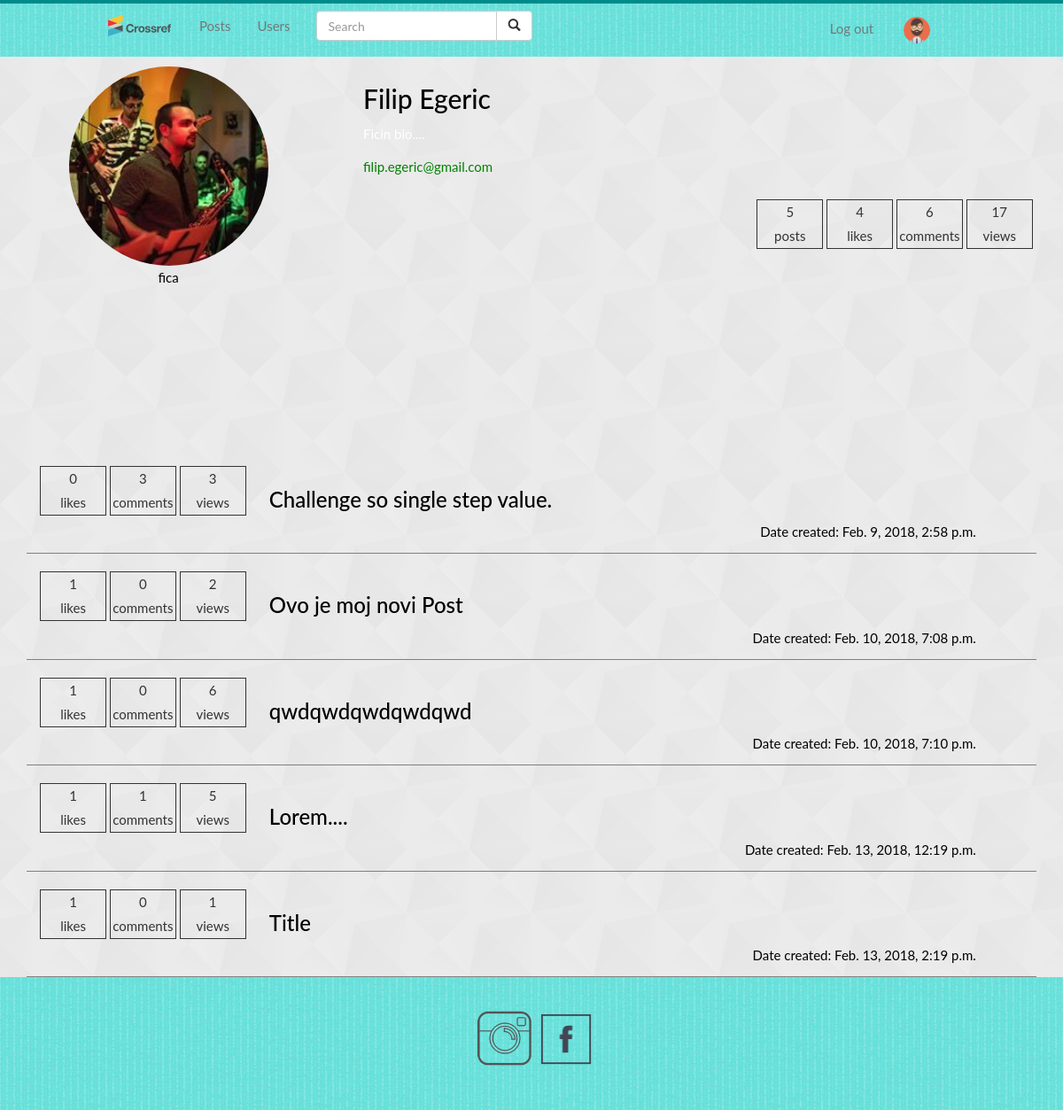
Page /users/2/ (signed in) on the committed database.
### users/models.py (models this page shows, shortened)
class UserDetails(models.Model):
    user = models.OneToOneField(User, on_delete=models.CASCADE)
    bio = models.TextField(max_length=500, blank=True)
    image = models.ImageField(upload_to='static/img', default='static/img/man.png')
    @property
    def no_of_likes(self):
        return sum(Post.objects.values_list('likes', flat=True).filter(user_id=self.user.pk))
    @property
    def no_of_comments(self):
        posts_by_user = Post.objects.values_list('id', flat=True).filter(user_id=self.user.pk)
        suma = 0
        for p in posts_by_user:
            temp = Comment.objects.filter(post_id=p).count()
            suma += temp
        return suma
    @property
    def no_of_views(self):
        return sum(Post.objects.values_list('views', flat=True).filter(user_id=self.user.pk))

### posts/models.py (models this page shows, shortened)
class Post(models.Model):
    title = models.CharField(max_length=255)
    body = models.TextField()
    deleted = models.BooleanField(default=False)
    likes = models.IntegerField(default=0)
    views = models.IntegerField(default=0)
    created_at = models.DateTimeField(auto_now_add=True)
    user_id = models.ForeignKey(User, on_delete=models.CASCADE)
    @property
    def number_of_comments(self):
        return Comment.objects.filter(post_id=self.pk).count()

### users/views.py (the view)
# urls.py: path('users/<int:pk>/', user, name='user'),
def user(request, pk):
    user = get_object_or_404(User, pk=pk)
    posts = Post.objects.filter(user_id=pk, deleted=False)
    form2 = SignInForm()
    if request.method == 'POST':
        form = EditProfileForm(request.POST, request.FILES)
        if form.is_valid() and form.cleaned_data['password'] == form.cleaned_data['confirm']:
            u = User.objects.get(id=request.user.pk)
            u.first_name = form.cleaned_data['first_name']
            u.last_name = form.cleaned_data['last_name']
            u.userdetails.bio = form.cleaned_data['bio']
            if form.cleaned_data['image'] is not None:
                u.userdetails.image = form.cleaned_data['image']
            u.set_password(form.cleaned_data['password'])
            u.save()
            update_session_auth_hash(request, u)
            messages.add_message(request, messages.INFO, "Profile edited!")
            return redirect('user', user.pk)
    else:
        form = EditProfileForm(initial={'first_name': user.first_name,
                                        'last_name': user.last_name,
                                        'bio': user.userdetails.bio})
    return render(request, 'user.html', {'user': user, 'posts': posts,
                                         'form': form, 'form2': form2,
                                         'title': user.username})

### users/forms.py
class EditProfileForm(forms.Form):
    first_name = forms.CharField()
    last_name = forms.CharField()
    bio = forms.CharField(widget=forms.Textarea())
    image = forms.ImageField(required=False)
    password = forms.CharField(widget=forms.PasswordInput())
    confirm = forms.CharField(widget=forms.PasswordInput())

class SignInForm(forms.Form):
    username = forms.CharField(max_length=150, required=True)
    password = forms.CharField(required=True, widget=forms.PasswordInput())
    class Meta:
        model = User
        fields = ['username', 'password']

### templates/user.html (shortened to what this page needs)
{% extends 'base.html' %}
{% load static %}
{% static "" as baseUrl %}
{% load widget_tweaks %}
{% block content %}
<div id="contentProfile">
    <div class="row">
        <div id="profileImg" class="col-sm-4 text-center">
            <img id="profile-img" src="{{ baseUrl }}/{{ user.userdetails.image }}" class="img-circle" alt="man">
            {% if request.user.is_authenticated and user.pk == request.user.pk %}
                <a id="modal-link" href="#" data-toggle="modal" data-target="#modalEdit">Edit profile</a>
                <br>
            {% else %}
                <p style="color:black;">{{ user.username }}</p>
            {% endif %}
        </div>
        <div id="nameAndBio" class="col-sm-4">
            <div class="">
                <h2 style="color: black;">{{ user.first_name }}&nbsp{{ user.last_name }}</h2>
                <p style="color: black;">
                    {{ user.userdetails.bio|linebreaks }}
                </p>
                <p style="color: green;">{{ user.email }}</p>
            </div>
        </div>
        <div id="userStats" class="col-sm-4 container text-center">
            <div class="likes text-center">
                <div class="count">{{ posts.count }}</div>
                <div>posts</div>
            </div>
            <div class="likes text-center">
                <div class="count">{{ user.userdetails.no_of_likes }}</div>
                <div>likes</div>
            </div>
            <div class="comments text-center">
                <div class="count">{{ user.userdetails.no_of_comments }}</div>
                <div>comments</div>
            </div>
            <div class="views text-center">
                <div class="count">{{ user.userdetails.no_of_views }}</div>
                <div>views</div>
            </div>
        </div>
    </div>
    <div id="posts" class="container">
        {% for post in posts %}
        <div class="post">
            <div class="postStats container ">
                <div class="likes text-center">
                    <div class="count">{{ post.likes }}</div>
                    <div>likes</div>
                </div>
                <div class="comments text-center">
                    <div class="count">{{ post.number_of_comments }}</div>
                    <div>comments</div>
                </div>
                <div class="views text-center">
                    <div class="count">{{ post.views }}</div>
                    <div>views</div>
                </div>
            </div>
            <div class="postTitleDiv">
                <a href="{% url 'post' post.pk %}">
                    <h3>{{ post.title }}</h3>
                </a>
                <div class="dateCreatedDiv pull-right">
                    <p style="color: black;">Date created: {{ post.created_at }}</p>
                </div>
            </div>
        </div>
        {% endfor %}
    </div>
</div>
{% endblock content %}

### templates/includes/navbar.html (shortened to what this page needs)
{% load static %}
<nav id="global-nav" class="navbar navbar-default navbar-fixed-top">
    <div class="container-fluid">
        <div class="navbar-header" style="width: 5em;">
            <a class="navbar-brand" href="{% url 'index' %}" style="width: 100%; padding: 2px;">
                <img src="{% static 'img/logo.svg' %}" alt="LOGO" style="height: 100%; width: 100%;">
            </a>
        </div>
        <div class="collapse navbar-collapse" id="myNavbar">
            <ul id="navBarList" class="nav navbar-nav">
                <li>
                    <a href="{% url 'posts' %}">Posts</a>
                </li>
                <li>
                    <a href="{% url 'users' %}">Users</a>
                </li>
                <li>
                    <form action="{% url 'search' %}" class="navbar-form" role="search">
                        <div class="input-group">
                            <input type="text" class="form-control" placeholder="Search" name="q">
                            <div class="input-group-btn">
                                <button class="btn btn-default" type="submit">
                                    <i class="glyphicon glyphicon-search"></i>
                                </button>
                            </div>
                        </div>
                    </form>
                </li>
            </ul>
            <ul id="rightNavList" class="nav navbar-nav pull-right">
                {% if not request.user.is_authenticated %}
                <li>
                    <a href="#" data-toggle="modal" data-target="#myModal">Sign In</a>
                </li>
                {% else %}
                <li>
                    <a href="{% url 'logout' %}" style="display: inline-block;">Log out</a>
                    <a href="{% url 'user' request.user.id %}" style="display: inline-block;">
                        <img id="profilePic" class="img-circle" src="http://127.0.0.1:8000/{{ request.user.userdetails.image }}"
                            alt="avatar">
                    </a>
                </li>
                {% endif %}
            </ul>
        </div>
    </div>
</nav>

### static/css/style.css (style rules this page uses)
html { height: 100%; box-sizing: border-box; }
body { font: 400 15px/1.8 Lato, sans-serif; background-image: url("../img/diagmonds-light.png"); background-repeat: repeat; position: relative; margin: 0; min-height: 100%; padding-bottom: 10em; }
.container-fluid { padding-left: 9em; padding-right: 9em; background-color: #62e0da; background-image: url("../img/textured-stripes.png"); background-repeat: repeat-y; background-repeat: repeat-x; }
h2, p { color: white; }
#posts a { color: black; }
#posts { padding-top: 5em; }
#global-nav { border-bottom: 0px; border-top: solid 4px darkcyan; }
.post { margin-top: 20px; border-bottom: solid 1px grey; }
.postStats { display: inline-block; width: 18em; }
.likes { width: 5em; border: solid 1px; display: inline-block; }
.comments { width: 5em; border: solid 1px; display: inline-block; }
.views { width: 5em; border: solid 1px; display: inline-block; }
.postTitleDiv { width: 70%; display: inline-block; }
.postTitleDiv h3 { margin-top: 0; }
#profilePic { width: 2em; height: 2em; }
#contentProfile { padding-top: 5em; }
#profile-img { width: 15em; height: 15em; display: inline-block; }
#userStats { padding: 10em 0; }

### rows in the picture
Post: likes "0", number_of_comments "3", views "3", title "Challenge so single step value.", created_at "Feb. 9, 2018, 2:58 p.m."
Post: likes "1", number_of_comments "0", views "2", title "Ovo je moj novi Post", created_at "Feb. 10, 2018, 7:08 p.m."
Post: likes "1", number_of_comments "0", views "6", title "qwdqwdqwdqwdqwd", created_at "Feb. 10, 2018, 7:10 p.m."
Post: likes "1", number_of_comments "1", views "5", title "Lorem....", created_at "Feb. 13, 2018, 12:19 p.m."
Post: likes "1", number_of_comments "0", views "1", title "Title", created_at "Feb. 13, 2018, 2:19 p.m."

### other values in the picture
{{ user.username }} "fica"
{{ user.first_name }} "Filip"
{{ user.last_name }} "Egeric"
{{ user.userdetails.bio|linebreaks }} "Ficin bio...."
{{ user.email }} "filip.egeric@gmail.com"
{{ posts.count }} "5"
{{ user.userdetails.no_of_likes }} "4"
{{ user.userdetails.no_of_comments }} "6"
{{ user.userdetails.no_of_views }} "17"
